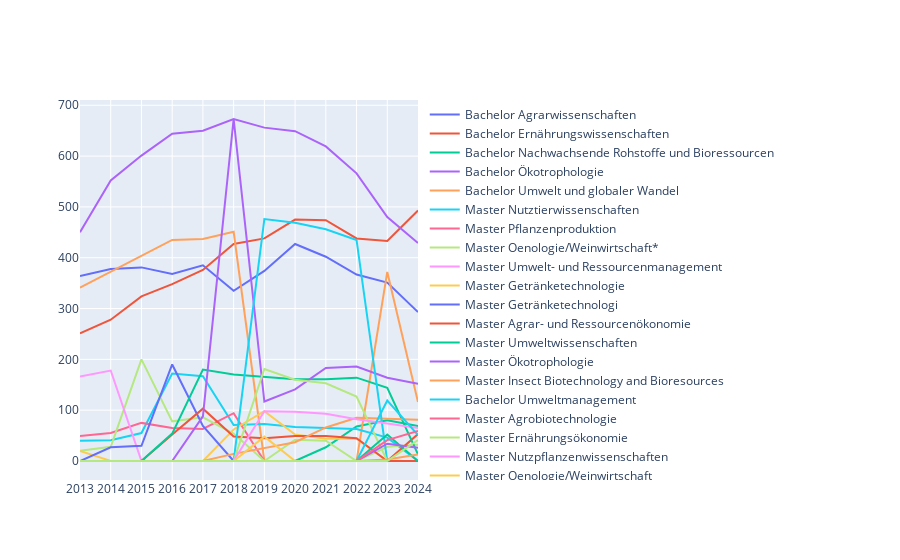

Notebook code for this chart:
### Markdown cell above
### iterativ solution -- does not work quite well

### Code cell
# Bereinige die Spaltennamen von führenden und nachfolgenden Leerzeichen
df_grouped.columns = df_grouped.columns.str.strip()

# Dann den Plot nochmal generieren
fig = go.Figure()

# Iteriere durch die Spaltennamen und füge die Linien hinzu
for col in column_names:
    if col in df_grouped.columns:
        fig.add_trace(go.Scatter(x=df_grouped['Jahr'], y=df_grouped[col],
                                 mode='lines', name=col))
    else:
        print(f"Spalte {col} nicht gefunden")

# Zeige die Grafik an
fig.show()

### Figure 1 — Plotly figure (JSON) as saved in the notebook; plotly's stock layout.template omitted (floating-point values rounded to 4 significant figures)
{"data": [{"mode": "lines", "name": "Bachelor Agrarwissenschaften", "type": "scatter", "x": ["2013", "2014", "2015", "2016", "2017", "2018", "2019", "2020", "2021", "2022", "2023", "2024"], "y": [364, 378, 381, 368, 385, 335, 374, 427, 402, 367, 351, 293]}, {"mode": "lines", "name": "Bachelor Ernährungswissenschaften", "type": "scatter", "x": ["2013", "2014", "2015", "2016", "2017", "2018", "2019", "2020", "2021", "2022", "2023", "2024"], "y": [251, 278, 324, 348, 376, 427, 438, 475, 474, 438, 433, 493]}, {"mode": "lines", "name": "Bachelor Nachwachsende Rohstoffe und Bioressourcen", "type": "scatter", "x": ["2013", "2014", "2015", "2016", "2017", "2018", "2019", "2020", "2021", "2022", "2023", "2024"], "y": [0, 0, 0, 0, 0, 0, 0, 0, 27, 68, 80, 69]}, {"mode": "lines", "name": "Bachelor Ökotrophologie", "type": "scatter", "x": ["2013", "2014", "2015", "2016", "2017", "2018", "2019", "2020", "2021", "2022", "2023", "2024"], "y": [450, 552, 601, 644, 650, 673, 656, 649, 619, 566, 480, 429]}, {"mode": "lines", "name": "Bachelor Umwelt und globaler Wandel", "type": "scatter", "x": ["2013", "2014", "2015", "2016", "2017", "2018", "2019", "2020", "2021", "2022", "2023", "2024"], "y": [341, 372, 404, 435, 437, 451, 0, 0, 0, 0, 372, 116]}, {"mode": "lines", "name": "Master Nutztierwissenschaften", "type": "scatter", "x": ["2013", "2014", "2015", "2016", "2017", "2018", "2019", "2020", "2021", "2022", "2023", "2024"], "y": [40, 41, 55, 172, 167, 71, 73, 67, 65, 63, 46, 0]}, {"mode": "lines", "name": "Master Pflanzenproduktion", "type": "scatter", "x": ["2013", "2014", "2015", "2016", "2017", "2018", "2019", "2020", "2021", "2022", "2023", "2024"], "y": [49, 55, 75, 65, 63, 94, 0, 0, 0, 0, 0, 0]}, {"mode": "lines", "name": "Master Oenologie/Weinwirtschaft*", "type": "scatter", "x": ["2013", "2014", "2015", "2016", "2017", "2018", "2019", "2020", "2021", "2022", "2023", "2024"], "y": [20, 28, 200, 78, 86, 54, 0, 42, 40, 0, 28, 32]}, {"mode": "lines", "name": "Master Umwelt- und Ressourcenmanagement", "type": "scatter", "x": ["2013", "2014", "2015", "2016", "2017", "2018", "2019", "2020", "2021", "2022", "2023", "2024"], "y": [166, 178, 0, 0, 0, 0, 0, 0, 0, 0, 0, 0]}, {"mode": "lines", "name": "Master Getränketechnologie", "type": "scatter", "x": ["2013", "2014", "2015", "2016", "2017", "2018", "2019", "2020", "2021", "2022", "2023", "2024"], "y": [20, 0, 0, 0, 0, 62, 98, 52, 44, 44, 0, 0]}, {"mode": "lines", "name": "Master Getränketechnologi", "type": "scatter", "x": ["2013", "2014", "2015", "2016", "2017", "2018", "2019", "2020", "2021", "2022", "2023", "2024"], "y": [0, 27, 30, 190, 69, 0, 0, 0, 0, 0, 0, 0]}, {"mode": "lines", "name": "Master Agrar- und Ressourcenökonomie", "type": "scatter", "x": ["2013", "2014", "2015", "2016", "2017", "2018", "2019", "2020", "2021", "2022", "2023", "2024"], "y": [0, 0, 0, 52, 103, 48, 45, 49, 49, 45, 0, 53]}, {"mode": "lines", "name": "Master Umweltwissenschaften", "type": "scatter", "x": ["2013", "2014", "2015", "2016", "2017", "2018", "2019", "2020", "2021", "2022", "2023", "2024"], "y": [0, 0, 0, 54, 180, 170, 166, 161, 161, 164, 144, 13]}, {"mode": "lines", "name": "Master Ökotrophologie", "type": "scatter", "x": ["2013", "2014", "2015", "2016", "2017", "2018", "2019", "2020", "2021", "2022", "2023", "2024"], "y": [0, 0, 0, 0, 88, 673, 117, 141, 183, 186, 164, 152]}, {"mode": "lines", "name": "Master Insect Biotechnology and Bioresources", "type": "scatter", "x": ["2013", "2014", "2015", "2016", "2017", "2018", "2019", "2020", "2021", "2022", "2023", "2024"], "y": [0, 0, 0, 0, 0, 14, 25, 37, 66, 85, 83, 81]}, {"mode": "lines", "name": "Bachelor Umweltmanagement", "type": "scatter", "x": ["2013", "2014", "2015", "2016", "2017", "2018", "2019", "2020", "2021", "2022", "2023", "2024"], "y": [0, 0, 0, 0, 0, 0, 476, 469, 456, 435, 0, 0]}, {"mode": "lines", "name": "Master Agrobiotechnologie", "type": "scatter", "x": ["2013", "2014", "2015", "2016", "2017", "2018", "2019", "2020", "2021", "2022", "2023", "2024"], "y": [[0, 0], [0, 0], [0, 0], [0, 0], [103, 0], [111, 0], [0, 124], [0, 120], [0, 138], [0, 130], [0, 128], [0, 139]]}, {"mode": "lines", "name": "Master Ernährungsökonomie", "type": "scatter", "x": ["2013", "2014", "2015", "2016", "2017", "2018", "2019", "2020", "2021", "2022", "2023", "2024"], "y": [0, 0, 0, 0, 0, 0, 181, 160, 153, 127, 0, 0]}, {"mode": "lines", "name": "Master Nutzpflanzenwissenschaften", "type": "scatter", "x": ["2013", "2014", "2015", "2016", "2017", "2018", "2019", "2020", "2021", "2022", "2023", "2024"], "y": [0, 0, 0, 0, 0, 0, 98, 97, 93, 82, 74, 65]}, {"mode": "lines", "name": "Master Oenologie/Weinwirtschaft", "type": "scatter", "x": ["2013", "2014", "2015", "2016", "2017", "2018", "2019", "2020", "2021", "2022", "2023", "2024"], "y": [0, 0, 0, 0, 0, 0, 48, 0, 0, 0, 0, 0]}, {"mode": "lines", "name": "Master Transition Management", "type": "scatter", "x": ["2013", "2014", "2015", "2016", "2017", "2018", "2019", "2020", "2021", "2022", "2023", "2024"], "y": [[0, 0], [0, 0], [0, 0], [81, 0], [54, 0], [90, 0], [0, 96], [0, 117], [0, 132], [0, 205], [0, 190], [0, 192]]}, {"mode": "lines", "name": "Master Sustainable Transition*", "type": "scatter", "x": ["2013", "2014", "2015", "2016", "2017", "2018", "2019", "2020", "2021", "2022", "2023", "2024"], "y": [0, 0, 0, 0, 0, 0, 0, 0, 0, 0, 0, 0]}, {"mode": "lines", "name": "Master Agrar- und Ressourcenökonomie*", "type": "scatter", "x": ["2013", "2014", "2015", "2016", "2017", "2018", "2019", "2020", "2021", "2022", "2023", "2024"], "y": [0, 0, 0, 0, 0, 0, 0, 0, 0, 0, 52, 0]}, {"mode": "lines", "name": "Master Getränketechnologie*", "type": "scatter", "x": ["2013", "2014", "2015", "2016", "2017", "2018", "2019", "2020", "2021", "2022", "2023", "2024"], "y": [0, 0, 0, 0, 0, 0, 0, 0, 0, 0, 34, 26]}, {"mode": "lines", "name": "Master Informationstechnologie in den Agrar- und Umweltwissenschaften*", "type": "scatter", "x": ["2013", "2014", "2015", "2016", "2017", "2018", "2019", "2020", "2021", "2022", "2023", "2024"], "y": [0, 0, 0, 0, 0, 0, 0, 0, 0, 0, 3, 13]}, {"mode": "lines", "name": "Master Nachhaltige Ernährungswirtschaft", "type": "scatter", "x": ["2013", "2014", "2015", "2016", "2017", "2018", "2019", "2020", "2021", "2022", "2023", "2024"], "y": [0, 0, 0, 0, 0, 0, 0, 0, 0, 0, 119, 51]}, {"mode": "lines", "name": "Master Sustainable Transition", "type": "scatter", "x": ["2013", "2014", "2015", "2016", "2017", "2018", "2019", "2020", "2021", "2022", "2023", "2024"], "y": [0, 0, 0, 0, 0, 0, 0, 0, 0, 0, 41, 59]}, {"mode": "lines", "name": "Master Nutztierwissenschaften*", "type": "scatter", "x": ["2013", "2014", "2015", "2016", "2017", "2018", "2019", "2020", "2021", "2022", "2023", "2024"], "y": [0, 0, 0, 0, 0, 0, 0, 0, 0, 0, 0, 41]}], "layout": {}}
